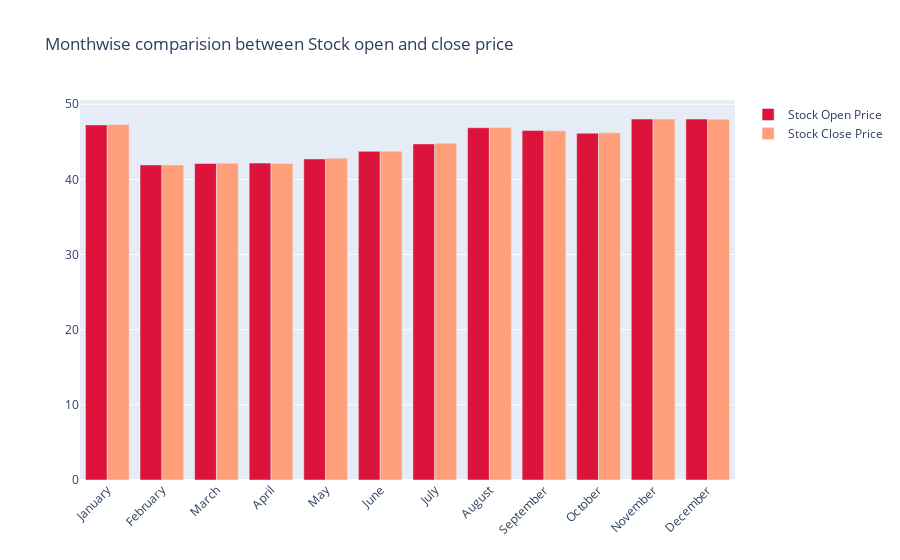

Here is the notebook cell this chart was saved with:
### Markdown cell above
### Monthwise Visualization comparision between Stock open and close price

### Code cell
fig = go.Figure()

fig.add_trace(go.Bar(
    x=monthwise.index,
    y=monthwise['Open'],
    name='Stock Open Price',
    marker_color='crimson'
))
fig.add_trace(go.Bar(
    x=monthwise.index,
    y=monthwise['Close'],
    name='Stock Close Price',
    marker_color='lightsalmon'
))

fig.update_layout(barmode='group', xaxis_tickangle=-45, 
                  title='Monthwise comparision between Stock open and close price')
fig.show()

### Figure 1 — Plotly figure (JSON) as saved in the notebook; plotly's stock layout.template omitted (floating-point values rounded to 4 significant figures)
{"data": [{"marker": {"color": "crimson"}, "name": "Stock Open Price", "type": "bar", "x": ["January", "February", "March", "April", "May", "June", "July", "August", "September", "October", "November", "December"], "y": [47.25, 41.93, 42.12, 42.17, 42.73, 43.74, 44.73, 46.88, 46.52, 46.15, 48.04, 48.03]}, {"marker": {"color": "lightsalmon"}, "name": "Stock Close Price", "type": "bar", "x": ["January", "February", "March", "April", "May", "June", "July", "August", "September", "October", "November", "December"], "y": [47.32, 41.93, 42.15, 42.13, 42.81, 43.74, 44.82, 46.91, 46.47, 46.2, 48.04, 48.01]}], "layout": {"barmode": "group", "title": {"text": "Monthwise comparision between Stock open and close price"}, "xaxis": {"tickangle": -45}}}
